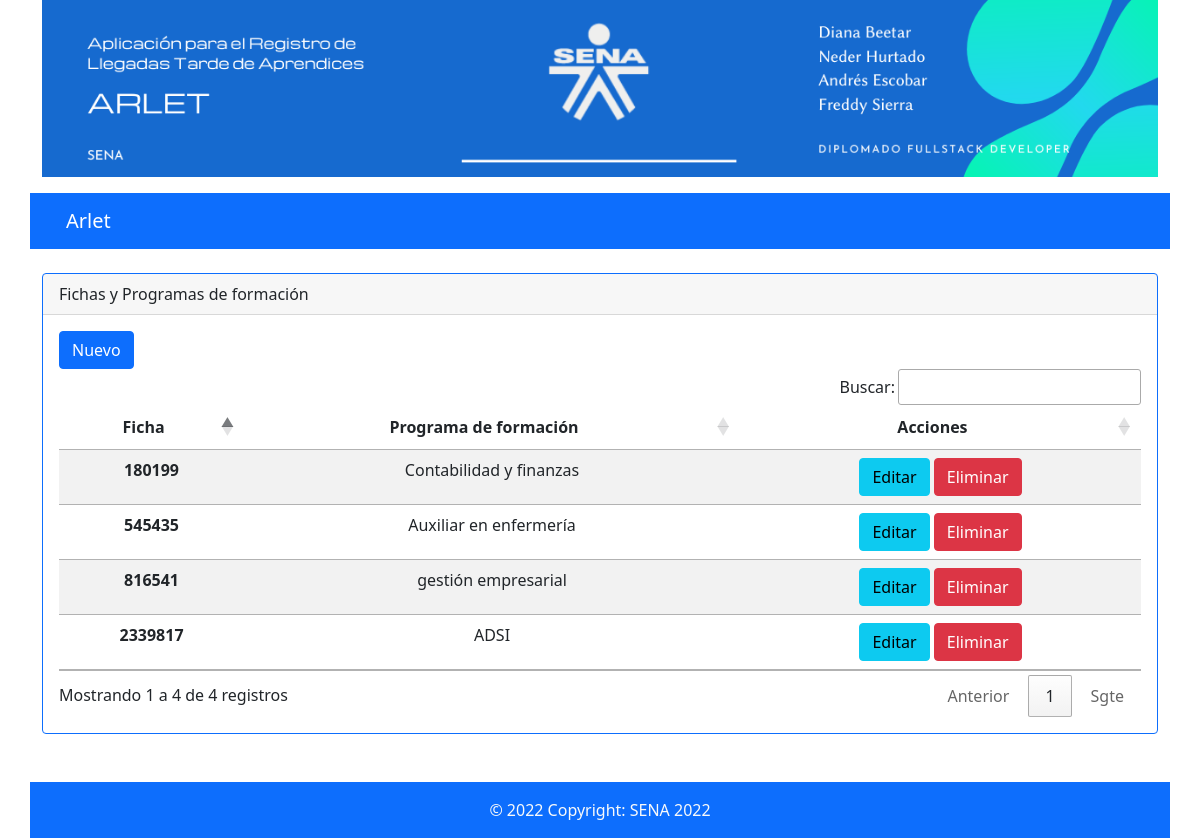
Screenshot of /course/ with the database file from the repository.
### course/models.py (models this page shows, shortened)
class Course(models.Model):
    id = models.IntegerField(primary_key=True)
    career = models.CharField(max_length = 100)

### course/views.py (the view)
# urls.py: path("", CourseListView.as_view(), name="course_list"),
class CourseListView(ListView):
    model = Course
    template_name = "course_list.html"

### templates/course_list.html (shortened to what this page needs)
{% extends "base.html" %}
{% block content %}
<div class="card border-primary">
    <div class="card-header">
        <span class="font-weight-bold">Fichas y Programas de formación</span>
    </div>
    <div class="card-body">
        <div class="d-grid gap-2 d-md-block">
            <a href="{% url 'course_new' %}" class="btn btn-primary">Nuevo</a>
        </div>
        <table id="table_course" class="table table-striped table-hover">
            <thead>
                <tr>
                    <th scope="col" class="text-center">Ficha</th>
                    <th scope="col" class="text-center">Programa de formación</th>
                    <th scope="col" class="text-center">Acciones</th>
                </tr>
            </thead>
            <tbody>
                {% for course in course_list %}
                    <tr>
                        <th class="text-center">{{ course.id }}</th>
                        <td class="text-center">{{ course.career }}</td>
                        <td class="text-center">
                            <form method="POST" action="{% url 'course_delete' course.pk %}">{% csrf_token %}
                                <a href="{% url 'course_edit' course.pk %}" class="btn btn-info" role="button">Editar</a>
                                <button class="btn btn-danger" role="button" onclick="return eliminar();" type="submit">Eliminar</a>
                            </form>
                        </td>
                    </tr>
                {% endfor %}
            </tbody>
        </table>
    </div>
</div>
<br />
{% endblock content %}

### rows the page displays
Course: id "180199", career "Contabilidad y finanzas"
Course: id "545435", career "Auxiliar en enfermería"
Course: id "816541", career "gestión empresarial"
Course: id "2339817", career "ADSI"
